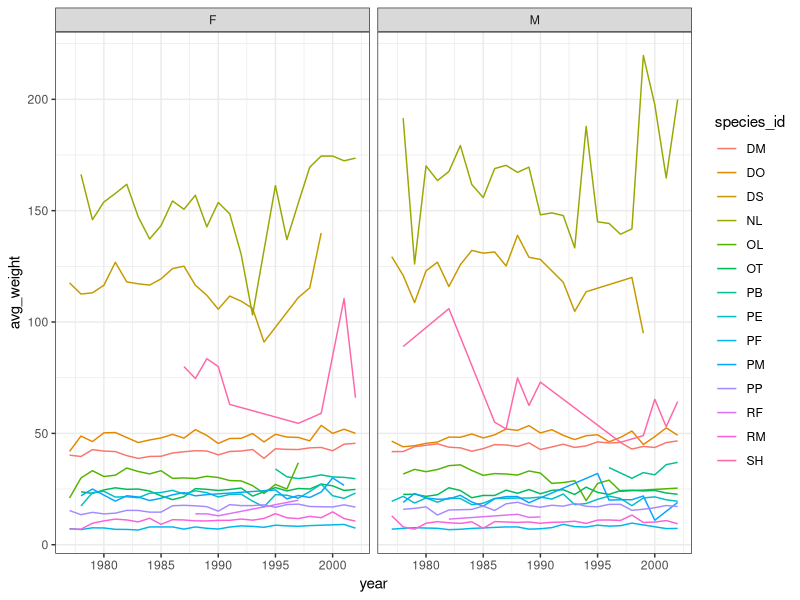
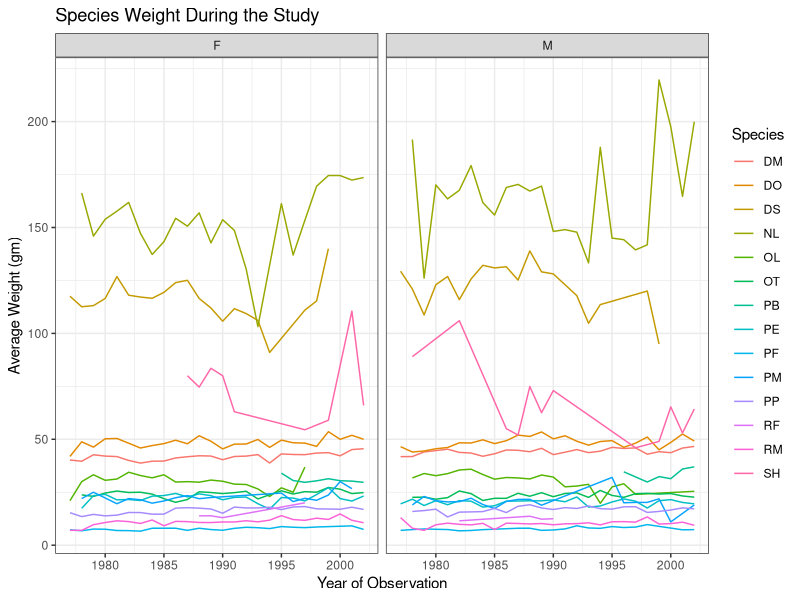
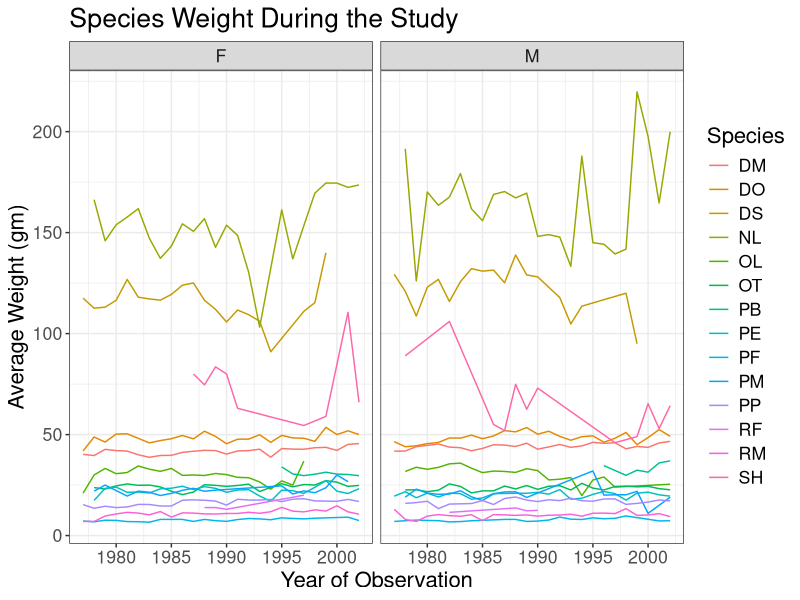
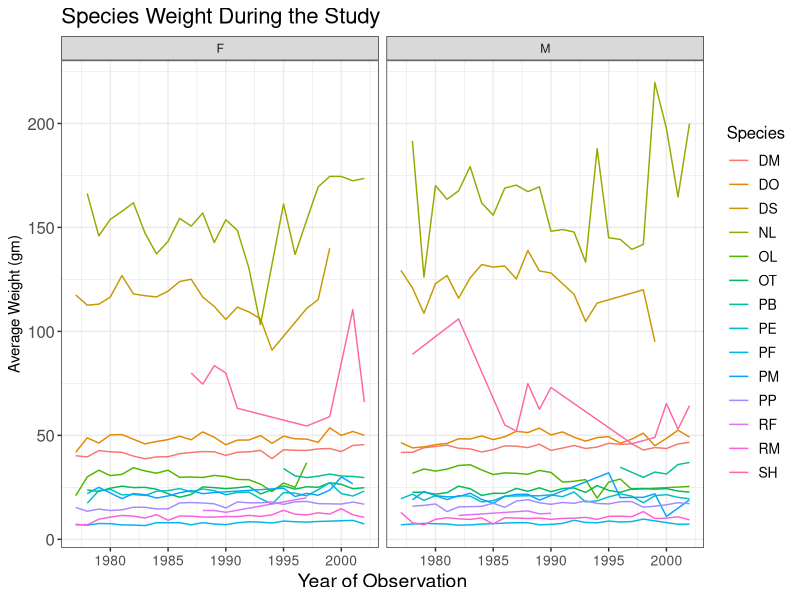

Source code (R) for these figures, in order: (Note: this script raises an error after producing the figures.)
## ---- chunk 1
## load the tidyverse packages
library(tidyverse)

surveys <- read_csv("data/surveys.csv")
## ---- chunk 2
## To get you started:  
yearly_species_weight <- surveys %>% 
  group_by(year, species_id, sex) %>%
  ## Variables to group by!
  summarize(avg_weight = mean(weight))

## Your ggplot() code for the plot goes here!


## ---- chunk 3
yearly_species_weight %>% 
  ggplot(mapping = aes(x = year, y = avg_weight, color = species_id)) +
  facet_wrap(vars(sex)) +
  geom_line() +
  theme_bw()
## ---- chunk 4
## Your ggplot() code for the plot goes here!


## ---- chunk 5
yearly_species_weight %>% 
  ggplot(mapping = aes(x = year, y = avg_weight, color = species_id)) +
  geom_line() +
  facet_wrap(vars(sex)) +
  theme_bw() +
  labs(title = "Species Weight During the Study",
       x = "Year of Observation",
       y = "Average Weight (gm)",  
       color = "Species") 
## ---- chunk 6
yearly_species_weight %>% 
  ggplot(mapping = aes(x = year, y = avg_weight, color = species_id)) +
  geom_line() +
  facet_wrap(vars(sex)) +
  theme_bw() +
  labs(title = "Species Weight During the Study",
       x = "Year of Observation",
       y = "Average Weight (gm)",  
       color = "Species") +
  theme(text = element_text(size = 16))
    ## sets ALL the text on the plot to be size 16
## ---- chunk 7
yearly_species_weight %>% 
  ggplot(mapping = aes(x = year, y = avg_weight, color = species_id)) +
  geom_line() +
  facet_wrap(vars(sex)) +
  theme_bw() +
  labs(title = "Species Weight During the Study",
       x = "Year of Observation",
       y = "Average Weight (gm)",  
       color = "Species") +
  theme(axis.text.x = element_text(size = 10), 
        axis.text.y = element_text(size = 12), 
        axis.title.x = element_text(size = 14),
        legend.text = element_text(size = 10),
        legend.title = element_text(size = 12),
        plot.title = element_text(size = 16)) 
## ---- chunk 8
yearly_sex_counts %>% 
  ggplot(mapping = aes(x = year, y = n, color = sex)) +
  geom_line() +
  facet_wrap(vars(species_id)) +
  theme_bw() +
  labs(title = "Observed Genera by \n Year of Observation",
      x = "",
      y = "Number of Rodents", 
      color = "Sex") +
  theme(text = element_text(size = 16)) + 
  coord_flip()
    
## ---- chunk 9
yearly_sex_counts %>% 
  ggplot(mapping = aes(x = year, y = n, color = sex)) +
    geom_line() +
    facet_wrap(vars(species_id)) +
    labs(title = "Observed Genera by Year of Observation by",
        x = "",
        y = "Number of Rodents", 
        color = "Sex") +
  theme_bw() +
  theme(axis.text.x = element_text(size = 10), 
        axis.text.y = element_text(size = 12), 
        axis.title.x = element_text(size = 14),
        legend.text = element_text(size = 12),
        legend.title = element_text(size = 14),
        plot.title = element_text(size = 14), 
        legend.position = "top") + 
  coord_flip()
    
## ---- chunk 10
yearly_sex_counts %>% 
  ggplot(mapping = aes(x = year, y = n, color = sex)) +
  geom_line() +
  facet_wrap(vars(species_id)) +
  labs(title = "Observed Genera by Year of Observation by",
      x = "",
      y = "Number of Rodents", 
      color = "Sex") +
  theme(axis.text.x = element_text(size = 10), 
        axis.text.y = element_text(size = 12), 
        axis.title.x = element_text(size = 14),
        legend.text = element_text(size = 12),
        legend.title = element_text(size = 14),
        plot.title = element_text(size = 14), 
        legend.position = "top", 
        ## New themes for the grid lines
        axis.line = element_line(colour = "black"),
        ## 
        panel.grid.major = element_blank(),
        panel.grid.minor = element_blank(),
        panel.border = element_blank(), 
        panel.background = element_blank()) + 
  coord_flip()
    
## ---- chunk 11
# A color deficient friendly palette with grey:
cbPalette_grey <- c("#999999", "#E69F00", "#56B4E9", "#009E73", "#F0E442", "#0072B2", "#D55E00", "#CC79A7")

# A color deficient friendly palette with black:
cbPalette_blk <- c("#000000", "#E69F00", "#56B4E9", "#009E73", "#F0E442", "#0072B2", "#D55E00", "#CC79A7")

surveys %>% 
  ggplot(aes(x = species_id, y = hindfoot_length, color = genus)) +
  geom_boxplot() +
  scale_color_manual(values = cbPalette_grey)
## ---- chunk 12
library(gridExtra)

spp_weight_boxplot <- surveys %>% 
  ggplot(aes(x = genus, y = weight)) +
  geom_violin() +
  geom_jitter(color = "tomato", width = 0.2, alpha = 0.1) + 
  scale_y_log10() +
  ## log (base 10) transforms the y-axis variable
  ## (helps to make the plot less skewed)
  labs(x = "Genus", 
       y = expression(Log[10](Weight))) +
  coord_flip() + 
  theme(axis.text.y = element_text(size = 12), 
        axis.text.x = element_text(size = 12), 
        text = element_text(size = 16))

spp_count_plot <- yearly_counts %>% 
  ggplot(aes(x = year, y = n, color = genus)) +
  geom_line() + 
  labs(x = "Year", y = "Abundance")

grid.arrange(spp_weight_boxplot, spp_count_plot, ncol = 2, widths = c(4, 6))
## nrow and ncol specify how many rows/columns you want the arranged plots to be in
## widths specify what proportion of the overall plotting area each plot takes up
